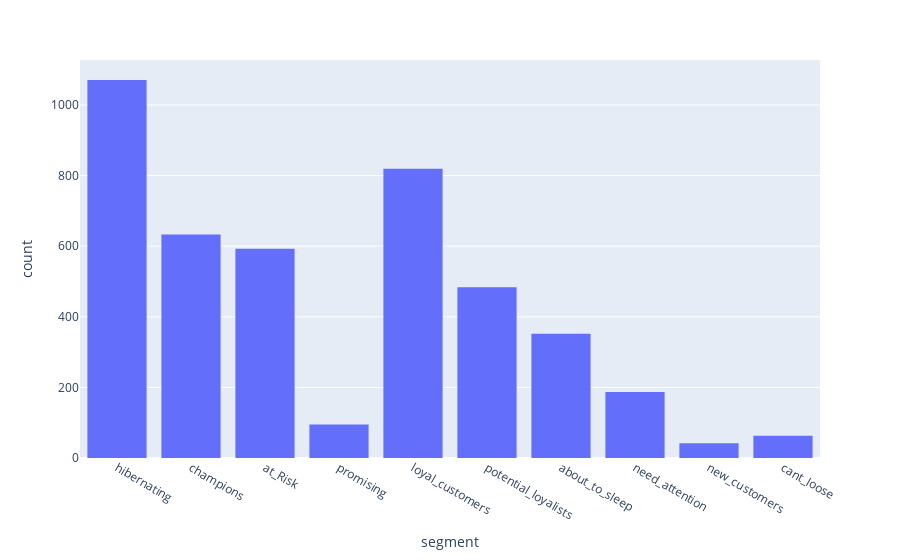

Notebook code for this chart:
### Code cell
import plotly.express as px
df = px.data.tips()
# Here we use a column with categorical data
fig = px.histogram(rfm, x='segment')
fig.show()

### Figure 1 — Plotly figure (JSON) as saved in the notebook; plotly's stock layout.template omitted (floating-point values rounded to 4 significant figures; data arrays with more than 128 entries replaced by an {"elided": "..."} marker saying what was removed)
{"data": [{"alignmentgroup": "True", "bingroup": "x", "hovertemplate": "segment=%{x}<br>count=%{y}<extra></extra>", "legendgroup": "", "marker": {"color": "#636efa", "pattern": {"shape": ""}}, "name": "", "offsetgroup": "", "orientation": "v", "showlegend": false, "x": {"elided": "4339 str values"}, "xaxis": "x", "yaxis": "y", "type": "histogram"}], "layout": {"xaxis": {"anchor": "y", "domain": [0.0, 1.0], "title": {"text": "segment"}}, "yaxis": {"anchor": "x", "domain": [0.0, 1.0], "title": {"text": "count"}}, "legend": {"tracegroupgap": 0}, "margin": {"t": 60}, "barmode": "relative"}}
